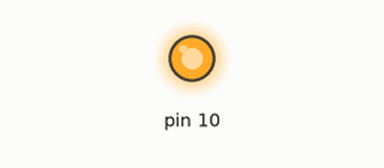
Recording of a sketch running on a simulated Arduino Uno, built with avr-gcc and run on an emulated ATmega328P. Parts: output pins drawn as LEDs (lit = HIGH). What the sketch prints to the serial monitor is not drawn.

Above: at 0.1 s.
Timing chart, 0 to 1.6 s (numbered marks = the images above):
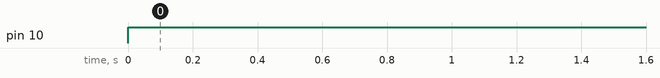

The sketch:

master.ino
```cpp
// Written by Nick Gammon
// February 2011

// master spi
// sends "Hello, world: n !\n" to slave, where n is the send counter

/* connections :
 * UNO is master, MEGA is slave,
 * SS to SS
 * CLK to CLK
 * MOSI to MOSI
 * MISO to MISO (do not interchange MISO and MOSI)
 * GND, 5v
 * Some tricks:
 * a 10 us pause between char sends is needed since the MEGA can't keep up otherwise
 * on the slave side, I created a critical section, with no interrupts,but this is not needed because
 * the master waits between each full message, allowing the slave time to process!
 * This all works ok!
 */


#include <SPI.h>

const int pauseBetweenSends   = 10,  // microseconds
          bigBuffSize         = 100, // enough space for a long string
          slaveProcessingTime = 2000; // millisecs

void setup (void){
  Serial.begin(115200);
  digitalWrite(SS, HIGH);  // ensure SS stays high for now

  // Put SCK, MOSI, SS pins into output mode
  // also put SCK, MOSI into LOW state, and SS into HIGH state.
  // Then put SPI hardware into Master mode and turn SPI on
  SPI.begin ();

  // Slow down the master a bit
  // not needed!
  //SPI.setClockDivider(SPI_CLOCK_DIV8);
}

void outgointMsg(char* buf){
  // puts a char[] into the arg buf,
  // msg is "Hello, world: " plus a send counter

  static int sendCount = 0;
  String s = "Hello, world: " + String(sendCount++) + " !\n";
  s.toCharArray(buf,s.length()+1);
}

void loop (void){
  char c;
  char buff[bigBuffSize];
  outgointMsg(buff);

  // enable Slave Select
  digitalWrite(SS, LOW);    // SS is pin 10

  Serial.print("Send: ");
  Serial.print(buff);

  // send test string
  for (const char * p = buff; c = *p; p++){
    SPI.transfer (c);
    delayMicroseconds(pauseBetweenSends);
  }

  // disable Slave Select
  digitalWrite(SS, HIGH);

  delay (slaveProcessingTime);  // 1 seconds delay
}  // end of loop
```

Measured:
- by itself, pin 10: LOW → HIGH at 0.00 s
